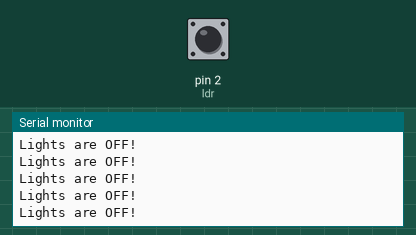
Simulated run of this sketch. Board: Arduino Uno, built with avr-gcc and run on an emulated ATmega328P. On the bench: the last lines printed to the serial monitor. The test bench sets the inputs (shaded band); at power-on: pin 2 (ldr) HIGH.

Above: at 1.2 s.
1.3 s: pin 2 (ldr) driven LOW
At 2.4 s:
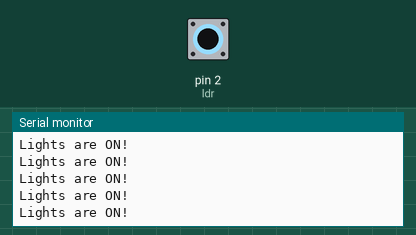
3.2 s: pin 2 (ldr) driven HIGH
At 3.8 s:
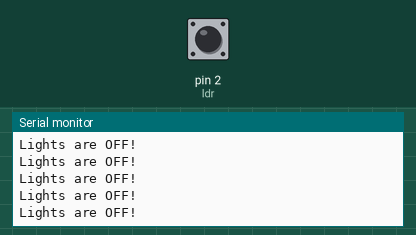
6.2 s: pin 2 (ldr) driven LOW
At 6.8 s:
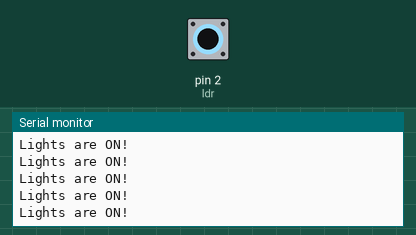
9.2 s: pin 2 (ldr) pulsed HIGH 5 times (0.12 s each, 0.3 s apart)
13.7 s: pin 2 (ldr) pulsed HIGH 2 times (0.12 s each, 0.3 s apart)
17.3 s: pin 2 (ldr) driven HIGH
At 17.8 s:
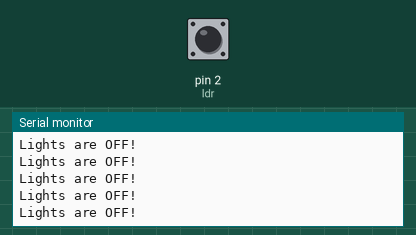

The sketch:

5-1_LDR_Basics.ino
```cpp
int ldr = 2;

void setup() {
  pinMode(ldr, INPUT);
  Serial.begin(9600);
}

void loop() {
  int state = digitalRead(ldr);

  if (state == LOW)
    Serial.println("Lights are ON!");
  else
    Serial.println("Lights are OFF!");

  // delay();
}
```

Measured:
- after the input at 1.3 s, the serial monitor: prints a new line after 0.08 s (image 1)
- after the input at 17.3 s, the serial monitor: prints a new line after 0.08 s (image 4)
